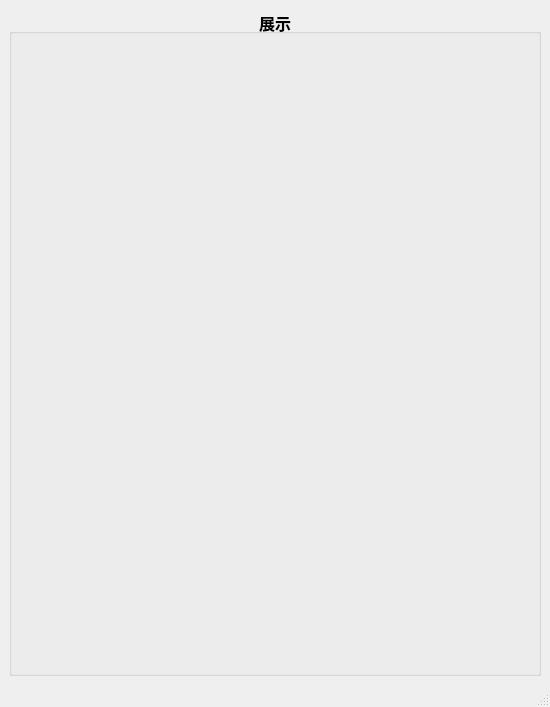
<?xml version="1.0" encoding="UTF-8"?>
<ui version="4.0">
 <class>MainWindow</class>
 <widget class="QMainWindow" name="MainWindow">
  <property name="enabled">
   <bool>true</bool>
  </property>
  <property name="geometry">
   <rect>
    <x>0</x>
    <y>0</y>
    <width>550</width>
    <height>707</height>
   </rect>
  </property>
  <property name="sizePolicy">
   <sizepolicy hsizetype="Preferred" vsizetype="Preferred">
    <horstretch>0</horstretch>
    <verstretch>0</verstretch>
   </sizepolicy>
  </property>
  <property name="sizeIncrement">
   <size>
    <width>0</width>
    <height>0</height>
   </size>
  </property>
  <property name="windowTitle">
   <string>欢迎使用检测系统</string>
  </property>
  <widget class="QWidget" name="centralwidget">
   <layout class="QVBoxLayout" name="verticalLayout_5">
    <item>
     <layout class="QHBoxLayout" name="horizontalLayout" stretch="3">
      <item>
       <layout class="QVBoxLayout" name="verticalLayout_2" stretch="5">
        <item>
         <widget class="QGroupBox" name="groupBox">
          <property name="font">
           <font>
            <pointsize>12</pointsize>
            <weight>75</weight>
            <bold>true</bold>
           </font>
          </property>
          <property name="title">
           <string>展示</string>
          </property>
          <property name="alignment">
           <set>Qt::AlignCenter</set>
          </property>
          <layout class="QVBoxLayout" name="verticalLayout">
           <property name="spacing">
            <number>0</number>
           </property>
           <property name="leftMargin">
            <number>0</number>
           </property>
           <property name="rightMargin">
            <number>0</number>
           </property>
           <property name="bottomMargin">
            <number>0</number>
           </property>
           <item>
            <layout class="QHBoxLayout" name="detect_show_img">
             <property name="spacing">
              <number>0</number>
             </property>
            </layout>
           </item>
          </layout>
         </widget>
        </item>
       </layout>
      </item>
     </layout>
    </item>
   </layout>
  </widget>
  <widget class="QStatusBar" name="statusbar"/>
 </widget>
 <resources/>
 <connections/>
</ui>
